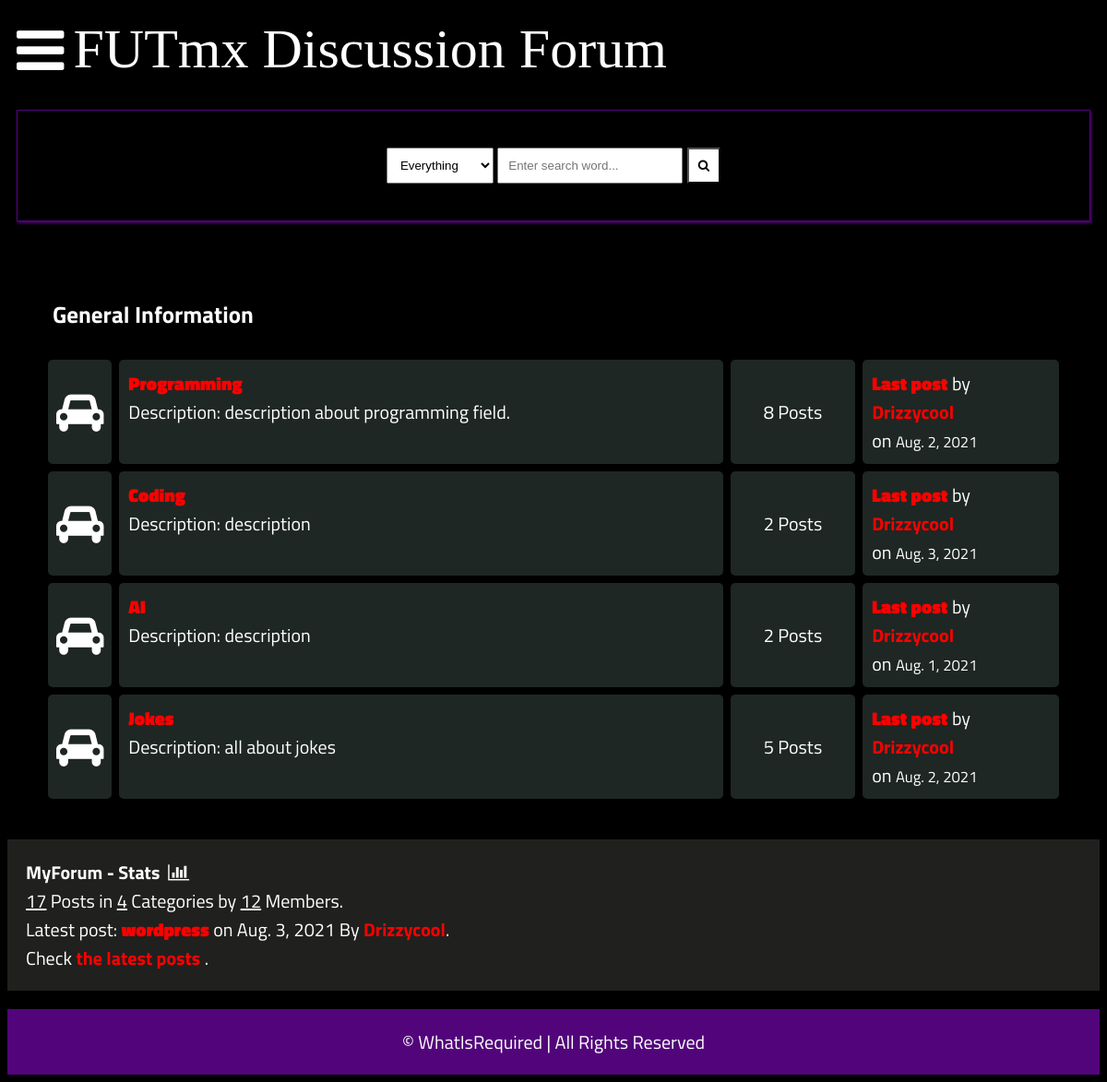
The page / on the database its author committed.
### main/models.py (models this page shows, shortened)
class Category(models.Model):
    title = models.CharField(max_length=50)
    slug = models.SlugField(max_length=400, unique=True, blank=True)
    description = models.TextField(default="description")
    class Meta:
        verbose_name_plural = "categories"
    def get_url(self):
        return reverse("posts", kwargs={
            "slug":self.slug
        })
    @property
    def num_posts(self):
        return Post.objects.filter(categories=self).count()
    @property
    def last_post(self):
        return Post.objects.filter(categories=self).latest("date")

class Post(models.Model):
    title = models.CharField(max_length=400)
    slug = models.SlugField(max_length=400, unique=True, blank=True)
    user = models.ForeignKey(Author, on_delete=models.CASCADE)
    content = HTMLField()
    categories = models.ManyToManyField(Category)
    date = models.DateTimeField(auto_now_add=True)
    approved = models.BooleanField(default=False)
    hit_count_generic = GenericRelation(HitCount, object_id_field='object_pk',
        related_query_name='hit_count_generic_relation'
    )
    tags = TaggableManager()
    comments = models.ManyToManyField(Comment, blank=True)
    closed = models.BooleanField(default=False)
    state = models.CharField(max_length=40, default="zero")
    def get_url(self):
        return reverse("detail", kwargs={
            "slug":self.slug
        })
    class Meta:
        ordering = ['-date']

class Author(models.Model):
    user = models.ForeignKey(User, on_delete=models.CASCADE)
    fullname = models.CharField(max_length=40, blank=True)
    slug = slug = models.SlugField(max_length=400, unique=True, blank=True)
    bio = HTMLField()
    points = models.IntegerField(default=0)
    profile_pic = ResizedImageField(size=[50, 80], quality=100, upload_to="authors", default=None, null=True, blank=True)

### main/views.py (the view)
# urls.py: path("", home, name="home"),
def home(request):
    forums = Category.objects.all()
    num_posts = Post.objects.all().count()
    num_users = User.objects.all().count()
    num_categories = forums.count()
    last_post = Post.objects.latest("date")
    context = {
        "forums":forums,
        "num_posts":num_posts,
        "num_users":num_users,
        "num_categories":num_categories,
        "last_post":last_post,
        "title": "Home Page"
    }
    return render(request, "forums.html", context)

### main/context_processors.py (called while the page is built, shortened)
def searchFunction(request):
    search_context = {}
    posts = Post.objects.all()
    return search_context

### templates/forums.html
{% extends 'base.html' %}
{% block content %}
{% load profanity %}
    <div class="container">
        <div class="subforum">
            <div class="subforum-title">
                <h1>General Information</h1>
            </div>
            {% for forum in forums %}
            <div class="subforum-row">
                <div class="subforum-icon subforum-column center">
                    <i class="fa fa-car center"></i>
                </div>
                <div class="subforum-description subforum-column">
                    <h4><a href="{{forum.get_url}}">{{forum.title}}</a></h4>
                    <p>Description: {{forum.description}} </p>
                </div>
                <div class="subforum-stats subforum-column center">
                    <span>{{forum.num_posts}} Posts</span>
                </div>
                <div class="subforum-info subforum-column">
                    <b><a href="{{forum.last_post.get_url}}">Last post</a></b> by <a href="">{{forum.last_post.user.fullname|title}}</a>
                    <br>on <small>{{forum.last_post.date|date}}</small>
                </div>
            </div>
            {% endfor %}
        </div>
    </div>
    <div class="forum-info">
        <div class="chart">
            MyForum - Stats &nbsp;<i class="fa fa-bar-chart"></i>
        </div>
        <span><u>{{num_posts}}</u> Posts in <u>{{num_categories}}</u> Categories by <u>{{num_users}}</u> Members.</span><br>
        <span>Latest post: <b><a href="{{last_post.get_url}}">{{last_post.title}}</a></b> on {{last_post.date|date}} By <a href="">{{last_post.user.fullname|title}}</a></span>.<br>
        <span>Check <a href="{% url 'latest_posts' %}">the latest posts</a> .</span><br>
    </div>
    {% endblock content %}

### static/style.css (style rules this page uses)
* { box-sizing: border-box; }
html { font-size: 20px; font-family: 'Titillium Web', sans-serif; background-color:rgb(0, 0, 0); color:#ffffff; }
a { color:red; font-weight: bolder; text-decoration: none; }
h1 { font-size:25px; font-weight: bolder; }
.container { margin: 20px; padding: 20px; }
.subforum { margin-top:20px; }
.subforum-title { background-color:#000000; padding: 5px; border-radius: 5px; margin:4px; }
.subforum-row { display: grid; grid-template-columns: 7% 60% 13% 20%; }
.subforum-column { padding: 10px; margin:4px; border-radius: 5px; background-color:#1e2723; }
.subforum-description * { margin-block: 0; }
.center { display: flex; justify-content: center; align-items: center; }
.subforum-icon i { font-size: 45px; }
.forum-info { padding: 20px; background-color: #20201e; }
.chart { font-size:20px; font-weight:bold; }

### rows shown on the page
Category: title "Programming", description "description about programming field.", num_posts "8", last_post.user.fullname "Drizzycool", last_post "Aug. 2, 2021"
Category: title "Coding", description "description", num_posts "2", last_post.user.fullname "Drizzycool", last_post "Aug. 3, 2021"
Category: title "AI", description "description", num_posts "2", last_post.user.fullname "Drizzycool", last_post "Aug. 1, 2021"
Category: title "Jokes", description "all about jokes", num_posts "5", last_post.user.fullname "Drizzycool", last_post "Aug. 2, 2021"
Post: title "wordpress", date "Aug. 3, 2021", user.fullname "Drizzycool"

### other values the page prints
{{ num_posts }} "17"
{{ num_categories }} "4"
{{ num_users }} "12"
